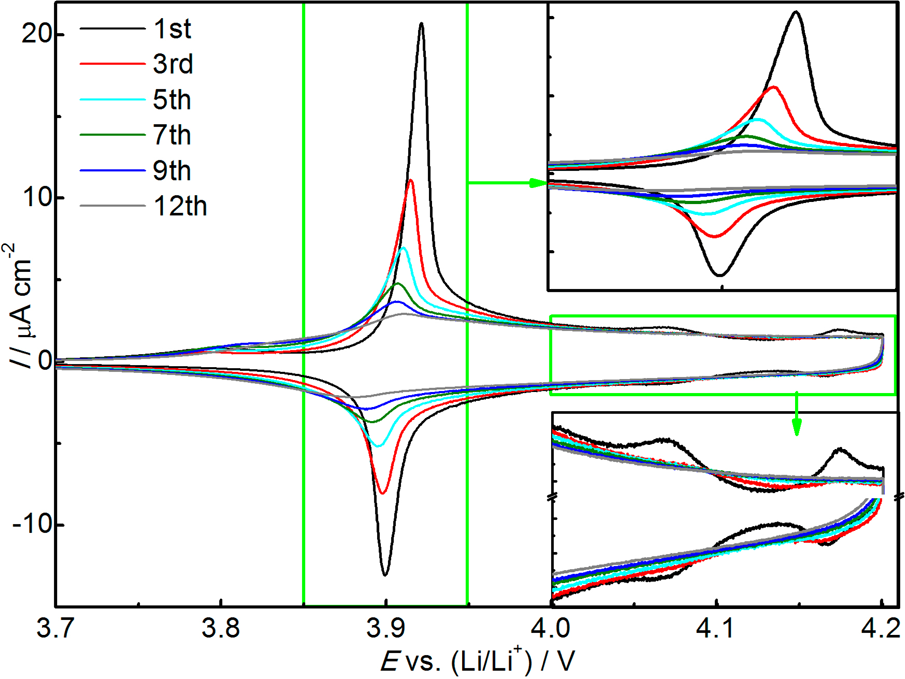
#> input picture src/output/image_files/page3_fig1.png, 905 x 679 px; its folder holds only this picture in this run
$ python debug_image.py
#> lines starting #> are read from the running program, lines starting #| are printed output that depends on the picture
import cv2
import numpy as np
import os
from PIL import Image
import matplotlib.pyplot as plt

# Test image loading and display without Streamlit
def test_image_loading():
    print("=== Debugging Image Display Issues ===")

    # Get first available image
    image_dir = "output/image_files"
    if not os.path.exists(image_dir):
        print(f"Error: Directory {image_dir} does not exist")
        return

    image_files = [f for f in os.listdir(image_dir) if f.endswith('.png')]
    if not image_files:
        print(f"Error: No PNG files found in {image_dir}")
        return

    test_image_path = os.path.join(image_dir, image_files[0])
    print(f"Testing with: {test_image_path}")

    # Test 1: Load with OpenCV
    print("\n1. Loading with OpenCV...")
    img_bgr = cv2.imread(test_image_path)
#> img_bgr is the input picture: shape (679, 905, 3); mean B, G, R 234.6, 236.4, 233.1
    img_gray = cv2.imread(test_image_path, cv2.IMREAD_GRAYSCALE)
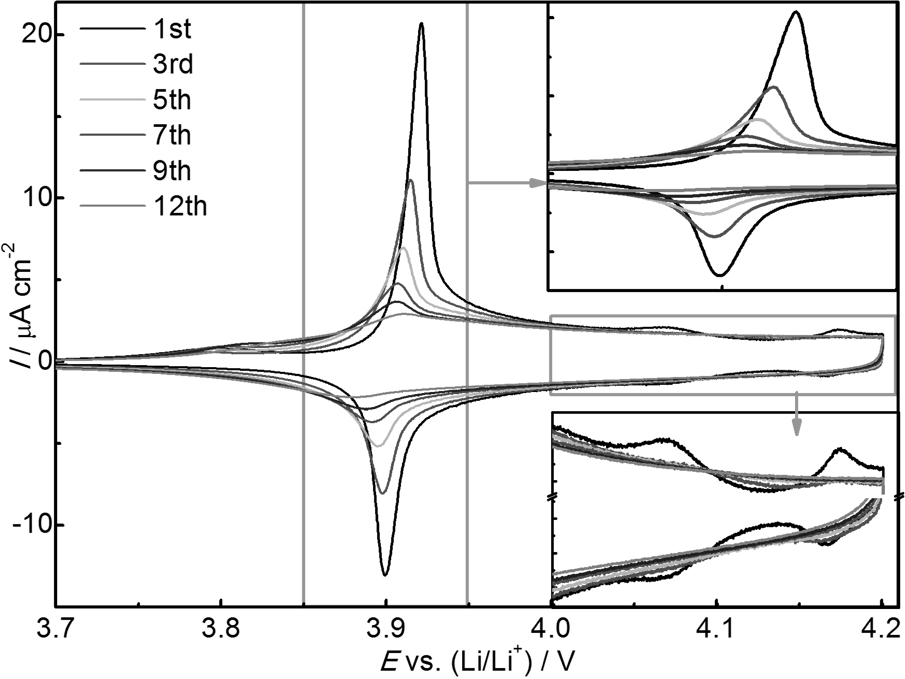
#> img_gray: shape (679, 905); min 0, max 255, mean 235.1

    if img_bgr is None:
        print("Error: cv2.imread failed to load image")
        return

    print(f"   BGR shape: {img_bgr.shape}, dtype: {img_bgr.dtype}")
#|    BGR shape: (679, 905, 3), dtype: uint8
    print(f"   BGR min/max: {img_bgr.min()}/{img_bgr.max()}")
#|    BGR min/max: 0/255
    print(f"   Gray shape: {img_gray.shape}, dtype: {img_gray.dtype}")
#|    Gray shape: (679, 905), dtype: uint8
    print(f"   Gray min/max: {img_gray.min()}/{img_gray.max()}")
#|    Gray min/max: 0/255

    # Test 2: Load with PIL
    print("\n2. Loading with PIL...")
    pil_img = Image.open(test_image_path)
    print(f"   PIL mode: {pil_img.mode}, size: {pil_img.size}")
#|    PIL mode: RGB, size: (905, 679)
    pil_array = np.array(pil_img)
    print(f"   PIL array shape: {pil_array.shape}, dtype: {pil_array.dtype}")
#|    PIL array shape: (679, 905, 3), dtype: uint8
    print(f"   PIL array min/max: {pil_array.min()}/{pil_array.max()}")
#|    PIL array min/max: 0/255

    # Test 3: Convert grayscale to RGB manually
    print("\n3. Converting grayscale to RGB...")
    if img_gray is not None:
        # Method 1: Using numpy stack
        img_rgb_stack = np.stack([img_gray, img_gray, img_gray], axis=2)
        print(f"   Stack method - shape: {img_rgb_stack.shape}, min/max: {img_rgb_stack.min()}/{img_rgb_stack.max()}")
#|    Stack method - shape: (679, 905, 3), min/max: 0/255

        # Method 2: Using cv2.cvtColor
        img_rgb_cv2 = cv2.cvtColor(img_gray, cv2.COLOR_GRAY2RGB)
        print(f"   CV2 method - shape: {img_rgb_cv2.shape}, min/max: {img_rgb_cv2.min()}/{img_rgb_cv2.max()}")
#|    CV2 method - shape: (679, 905, 3), min/max: 0/255

        # Check if they're the same
        print(f"   Methods produce same result: {np.array_equal(img_rgb_stack, img_rgb_cv2)}")
#|    Methods produce same result: True

    # Test 4: Save test images
    print("\n4. Saving test images...")
    try:
        # Save original grayscale
        cv2.imwrite("test_gray.png", img_gray)
        print("   Saved test_gray.png")

        # Save RGB conversion using stack method
        img_rgb_bgr = cv2.cvtColor(img_rgb_stack, cv2.COLOR_RGB2BGR)
        cv2.imwrite("test_rgb_stack.png", img_rgb_bgr)
        print("   Saved test_rgb_stack.png")

        # Save RGB conversion using cv2 method
        img_rgb_bgr2 = cv2.cvtColor(img_rgb_cv2, cv2.COLOR_RGB2BGR)
        cv2.imwrite("test_rgb_cv2.png", img_rgb_bgr2)
        print("   Saved test_rgb_cv2.png")

    except Exception as e:
        print(f"   Error saving images: {e}")

    print("\n=== Test Complete ===")

if __name__ == "__main__":
    test_image_loading()

$ run again, on src/output/image_files/page6_fig1.png
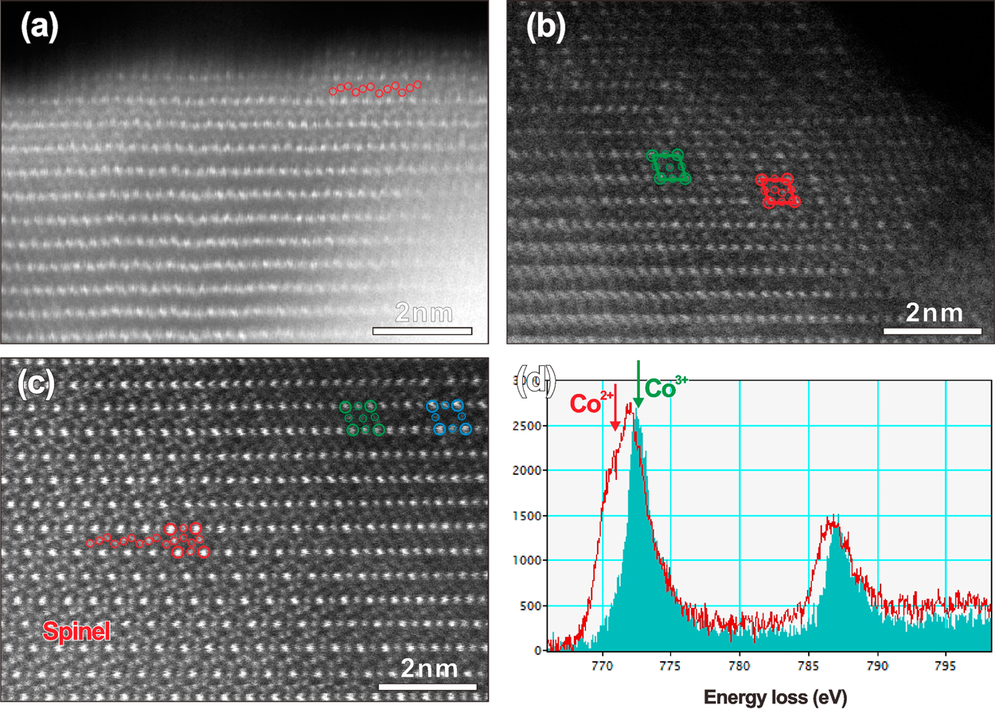
#> input picture src/output/image_files/page6_fig1.png, 995 x 709 px, shrunk from 1250 x 891 before the run
#> in test_image_loading, img_bgr is the input picture: shape (709, 995, 3); mean B, G, R 132.6, 132.7, 127.4
#> in test_image_loading, `img_gray = cv2.imread(test_image_path, cv2.IMREAD_GRAYSCALE)`:
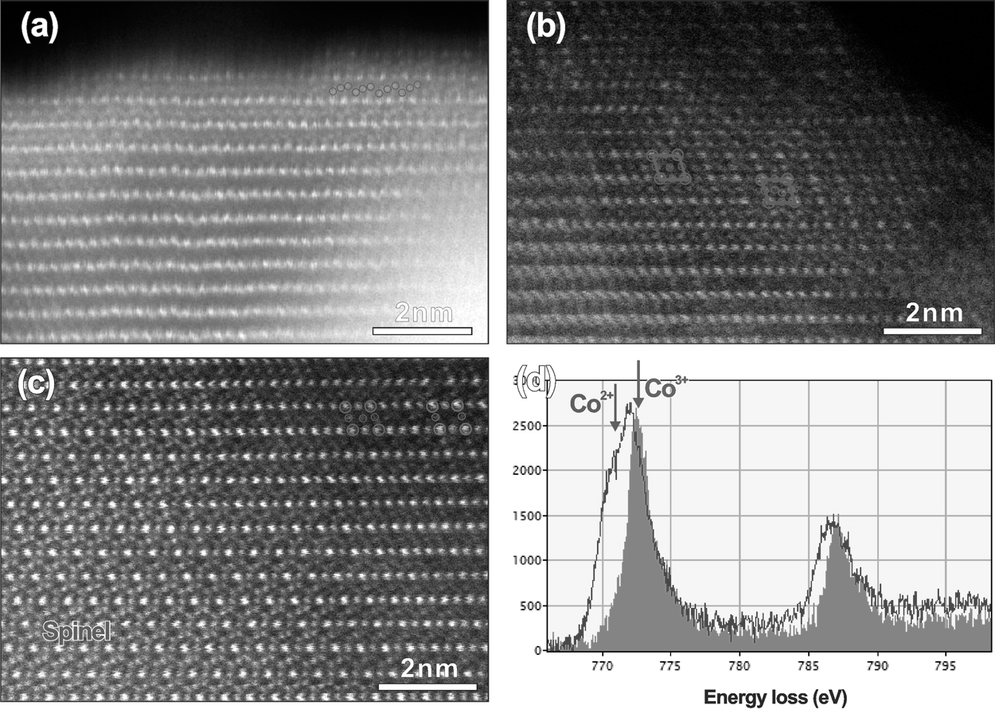
#> img_gray: shape (709, 995); min 0, max 255, mean 131
#|    BGR shape: (709, 995, 3), dtype: uint8
#|    BGR min/max: 0/255
#|    Gray shape: (709, 995), dtype: uint8
#|    Gray min/max: 0/255
#|    PIL mode: RGB, size: (995, 709)
#|    PIL array shape: (709, 995, 3), dtype: uint8
#|    PIL array min/max: 0/255
#|    Stack method - shape: (709, 995, 3), min/max: 0/255
#|    CV2 method - shape: (709, 995, 3), min/max: 0/255
#|    Methods produce same result: True

$ run again, on src/output/image_files/page3_fig2.png
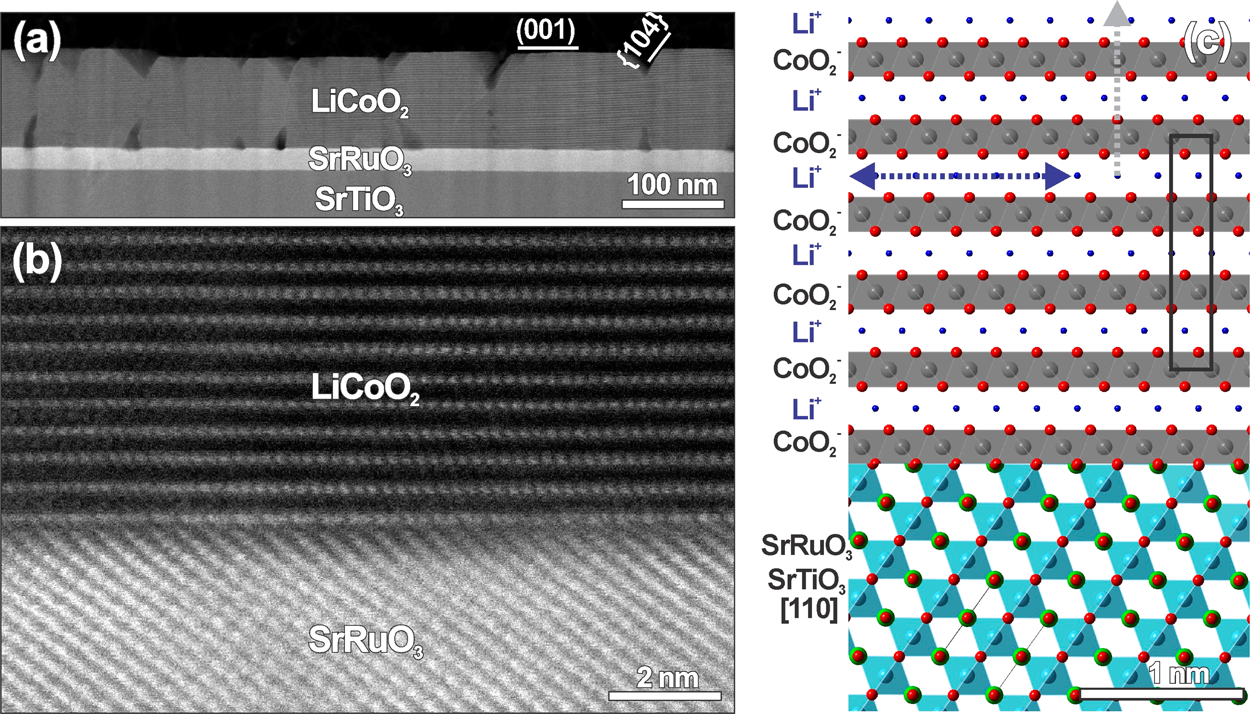
#> input picture src/output/image_files/page3_fig2.png, 1250 x 714 px
#> in test_image_loading, img_bgr is the input picture: shape (714, 1250, 3); mean B, G, R 142, 141.3, 137.5
#> in test_image_loading, `img_gray = cv2.imread(test_image_path, cv2.IMREAD_GRAYSCALE)`:
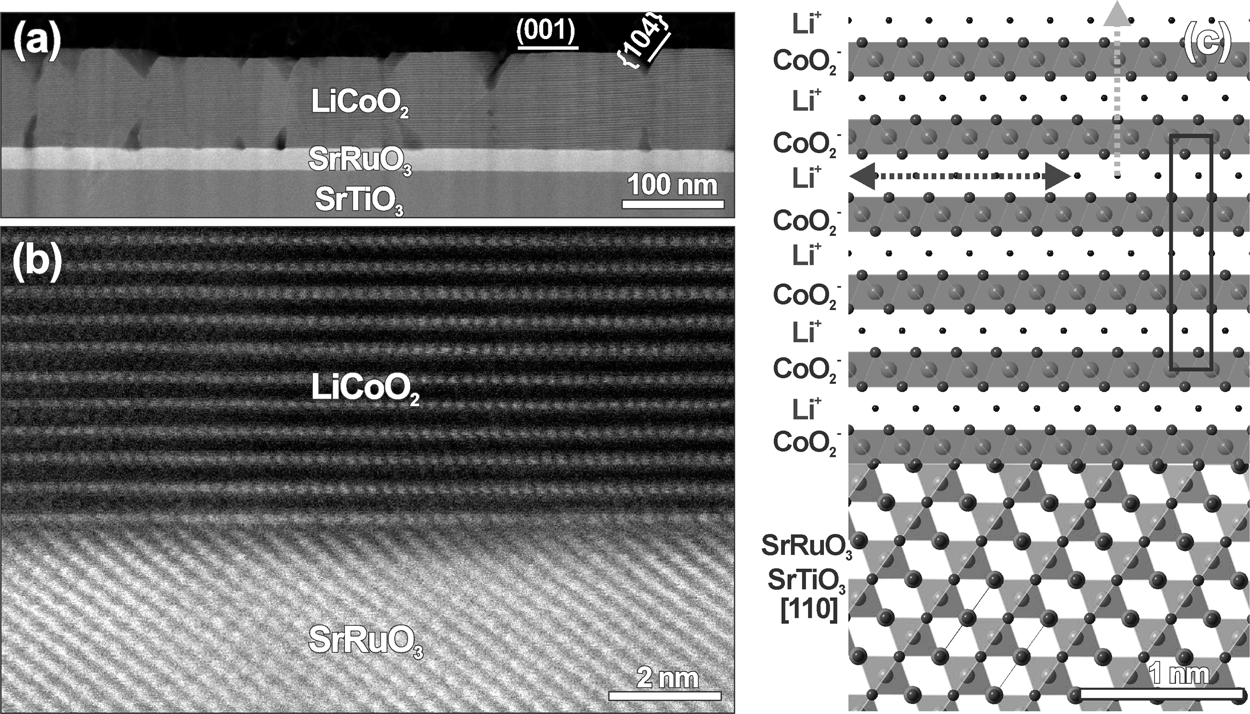
#> img_gray: shape (714, 1250); min 0, max 255, mean 140.2
#|    BGR shape: (714, 1250, 3), dtype: uint8
#|    BGR min/max: 0/255
#|    Gray shape: (714, 1250), dtype: uint8
#|    Gray min/max: 0/255
#|    PIL mode: RGB, size: (1250, 714)
#|    PIL array shape: (714, 1250, 3), dtype: uint8
#|    PIL array min/max: 0/255
#|    Stack method - shape: (714, 1250, 3), min/max: 0/255
#|    CV2 method - shape: (714, 1250, 3), min/max: 0/255
#|    Methods produce same result: True

$ run again, on src/output/image_files/page4_fig1.png
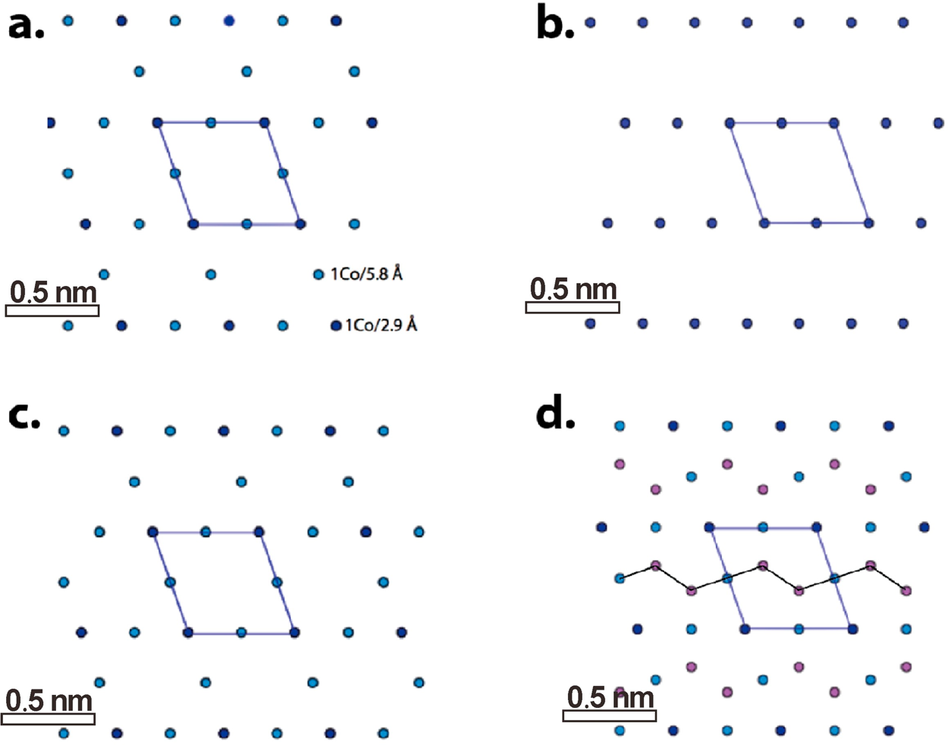
#> input picture src/output/image_files/page4_fig1.png, 948 x 745 px, shrunk from 1250 x 982 before the run
#> in test_image_loading, img_bgr is the input picture: shape (745, 948, 3); mean B, G, R 249.1, 247.8, 247.2
#> in test_image_loading, `img_gray = cv2.imread(test_image_path, cv2.IMREAD_GRAYSCALE)`:
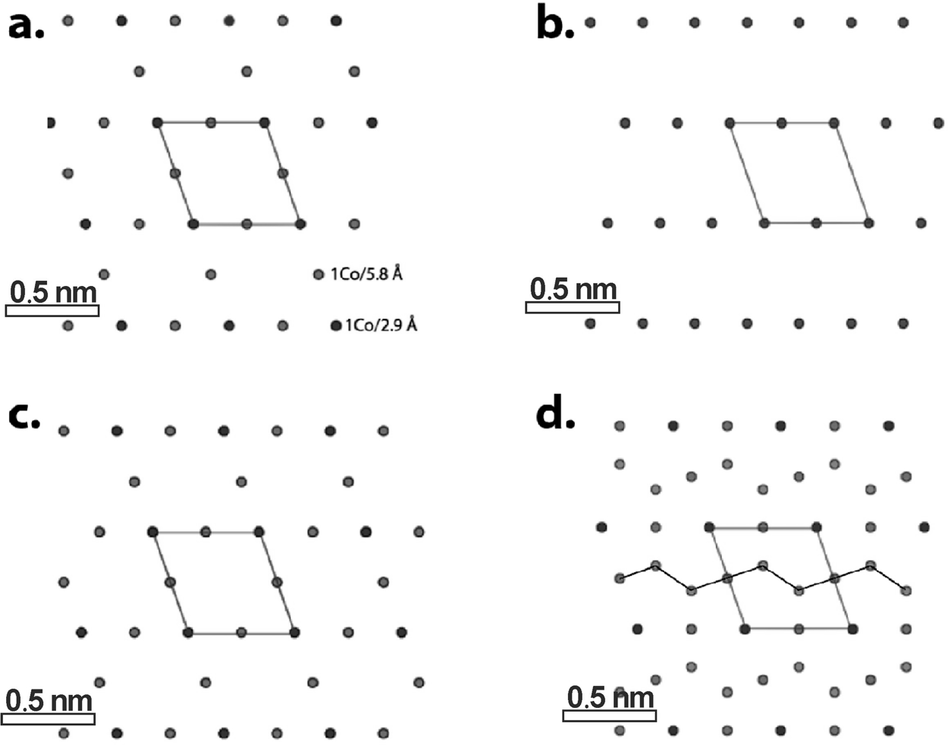
#> img_gray: shape (745, 948); min 0, max 255, mean 247.7
#|    BGR shape: (745, 948, 3), dtype: uint8
#|    BGR min/max: 0/255
#|    Gray shape: (745, 948), dtype: uint8
#|    Gray min/max: 0/255
#|    PIL mode: RGB, size: (948, 745)
#|    PIL array shape: (745, 948, 3), dtype: uint8
#|    PIL array min/max: 0/255
#|    Stack method - shape: (745, 948, 3), min/max: 0/255
#|    CV2 method - shape: (745, 948, 3), min/max: 0/255
#|    Methods produce same result: True
